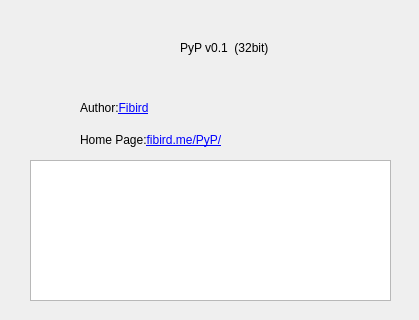
<?xml version="1.0" encoding="UTF-8"?>
<ui version="4.0">
 <class>AboutDlg</class>
 <widget class="QDialog" name="AboutDlg">
  <property name="geometry">
   <rect>
    <x>0</x>
    <y>0</y>
    <width>419</width>
    <height>320</height>
   </rect>
  </property>
  <property name="windowTitle">
   <string>About</string>
  </property>
  <property name="windowIcon">
   <iconset resource="../cpresources.qrc">
    <normaloff>:/app_icon/app-logo</normaloff>:/app_icon/app-logo</iconset>
  </property>
  <widget class="QLabel" name="logoLabel">
   <property name="geometry">
    <rect>
     <x>80</x>
     <y>20</y>
     <width>60</width>
     <height>60</height>
    </rect>
   </property>
   <property name="text">
    <string/>
   </property>
   <property name="pixmap">
    <pixmap resource="../cpresources.qrc">:/app_icon/app-logo</pixmap>
   </property>
   <property name="scaledContents">
    <bool>true</bool>
   </property>
  </widget>
  <widget class="QLabel" name="nameLabel">
   <property name="geometry">
    <rect>
     <x>180</x>
     <y>40</y>
     <width>111</width>
     <height>16</height>
    </rect>
   </property>
   <property name="text">
    <string>PyP v0.1  (32bit) </string>
   </property>
  </widget>
  <widget class="QTextBrowser" name="licenseText">
   <property name="geometry">
    <rect>
     <x>30</x>
     <y>160</y>
     <width>361</width>
     <height>141</height>
    </rect>
   </property>
  </widget>
  <widget class="QLabel" name="authorLabel">
   <property name="geometry">
    <rect>
     <x>80</x>
     <y>100</y>
     <width>211</width>
     <height>16</height>
    </rect>
   </property>
   <property name="inputMethodHints">
    <set>Qt::ImhNone</set>
   </property>
   <property name="text">
    <string>&lt;html&gt;&lt;head/&gt;&lt;body&gt;&lt;p&gt;Author:&lt;a href=&quot;https://github.com/Sunlcy/&quot;&gt;&lt;span style=&quot; text-decoration: underline; color:#0000ff;&quot;&gt;Fibird&lt;/span&gt;&lt;/a&gt;&lt;/p&gt;&lt;/body&gt;&lt;/html&gt;</string>
   </property>
   <property name="textInteractionFlags">
    <set>Qt::LinksAccessibleByKeyboard|Qt::LinksAccessibleByMouse</set>
   </property>
  </widget>
  <widget class="QLabel" name="label_2">
   <property name="geometry">
    <rect>
     <x>80</x>
     <y>130</y>
     <width>231</width>
     <height>20</height>
    </rect>
   </property>
   <property name="text">
    <string>&lt;html&gt;&lt;head/&gt;&lt;body&gt;&lt;p&gt;Home Page:&lt;a href=&quot;http://fibird.me/PyP/&quot;&gt;&lt;span style=&quot; text-decoration: underline; color:#0000ff;&quot;&gt;fibird.me/PyP/&lt;/span&gt;&lt;/a&gt;&lt;/p&gt;&lt;/body&gt;&lt;/html&gt;</string>
   </property>
   <property name="textInteractionFlags">
    <set>Qt::LinksAccessibleByKeyboard|Qt::LinksAccessibleByMouse</set>
   </property>
  </widget>
 </widget>
 <resources>
  <include location="../cpresources.qrc"/>
 </resources>
 <connections/>
</ui>
